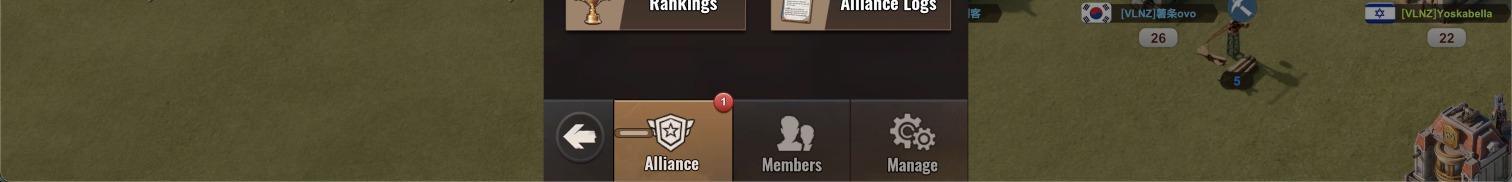
#> input picture templates/alliance_menu_bottom.png, 3024 x 364 px, found by its file name (shown at 1/2 size)
$ python crop_various_lefts.py
#> lines starting #> are read from the running program, lines starting #| are printed output that depends on the picture
from PIL import Image

im = Image.open("/Users/yossiturjeman/LastZ_Automation/templates/alliance_menu_bottom.png")
#> im is the input picture: PIL image 3024x364 RGBA; mean R, G, B, A 76.9, 70.8, 48.3, 255
# Let's crop multiple regions of the left side of the bottom bar to find the back arrow circle
# physical X: 1000 to 1300, Y: 150 to 250 (inside the 3024 x 364 crop)
# Let's crop X=1050 to 1150
im.crop((1050, 150, 1150, 250)).save("/Users/yossiturjeman/LastZ_Automation/templates/arrow_test_1050_1150.png")
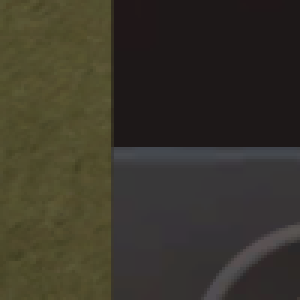
#> saved as arrow_test_1050_1150.png: PIL image 100x100 RGBA (shown 3 times larger); mean R, G, B, A 57.8, 53.9, 42.7, 255
# Let's crop X=1100 to 1200
im.crop((1100, 150, 1200, 250)).save("/Users/yossiturjeman/LastZ_Automation/templates/arrow_test_1100_1200.png")
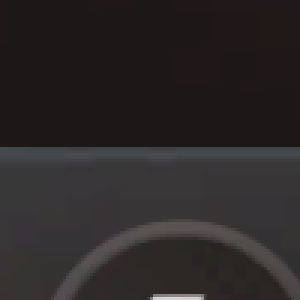
#> saved as arrow_test_1100_1200.png: PIL image 100x100 RGBA (shown 3 times larger); mean R, G, B, A 43.9, 39.8, 40.2, 255
# Let's crop X=1150 to 1250
im.crop((1150, 150, 1250, 250)).save("/Users/yossiturjeman/LastZ_Automation/templates/arrow_test_1150_1250.png")
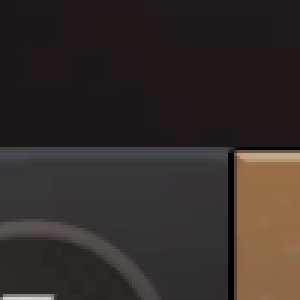
#> saved as arrow_test_1150_1250.png: PIL image 100x100 RGBA (shown 3 times larger); mean R, G, B, A 52.9, 44.6, 41, 255

print("Cropped various test regions successfully!")

$ run again, with templates/gifts_tabs.png copied over templates/alliance_menu_bottom.png
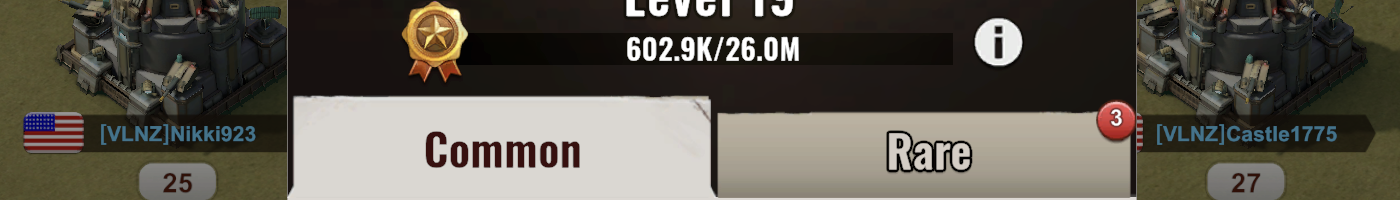
#> input picture templates/gifts_tabs.png, 1400 x 200 px, found by its file name
#> im is the input picture: PIL image 1400x200 RGBA; mean R, G, B, A 92.4, 87.7, 78, 255
#> `im.crop((1100, 150, 1200, 250)).save("/Users/yossiturjeman/LastZ_Autom..`:
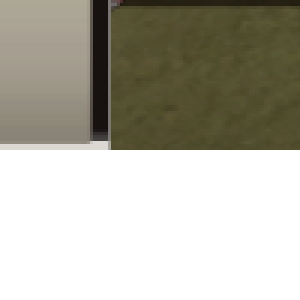
#> saved as arrow_test_1100_1200.png: PIL image 100x100 RGBA (shown 3 times larger); mean R, G, B, A 51.6, 49.2, 37.2, 127.5; transparent parts drawn white
#> `im.crop((1150, 150, 1250, 250)).save("/Users/yossiturjeman/LastZ_Autom..`:
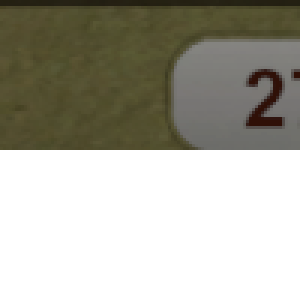
#> saved as arrow_test_1150_1250.png: PIL image 100x100 RGBA (shown 3 times larger); mean R, G, B, A 44.8, 43, 31.7, 127.5; transparent parts drawn white
